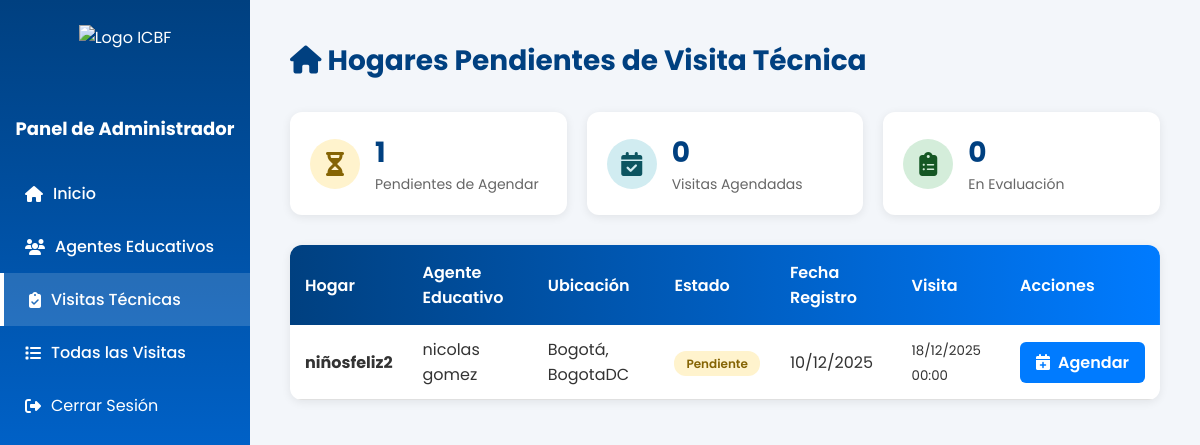
The page /visitas/hogares-pendientes/ (signed in) on the database as committed earlier.
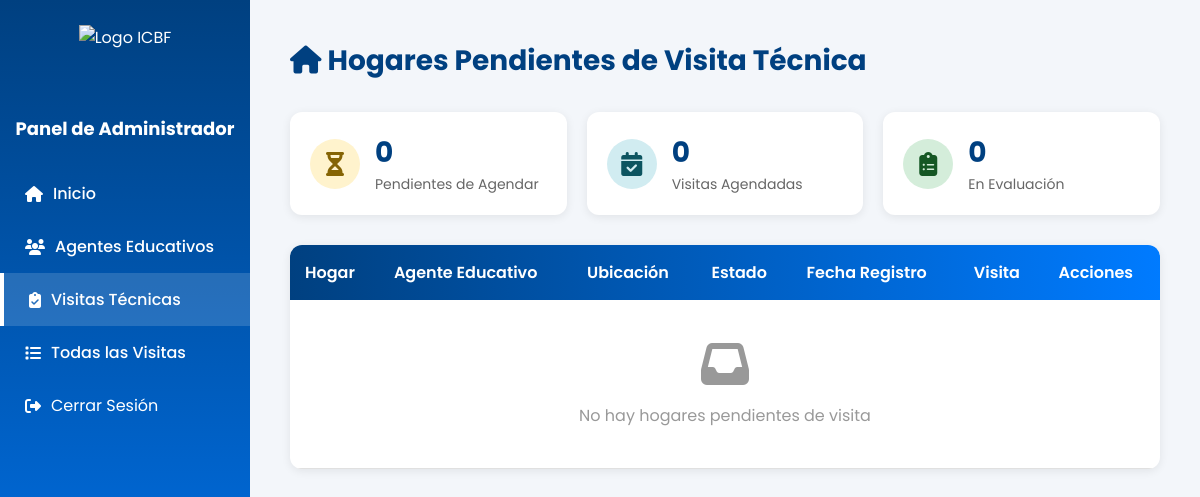
The same page on the database as committed later.
### core/models.py (models this page shows, shortened)
class HogarComunitario(models.Model):
    regional = models.ForeignKey(Regional, on_delete=models.PROTECT, related_name='hogares')
    ciudad = models.ForeignKey(Ciudad, on_delete=models.PROTECT, related_name='hogares')
    nombre_hogar = models.CharField(max_length=100)
    direccion = models.CharField(max_length=200)
    localidad = models.CharField(max_length=100, blank=True, default='')  # Mantener para hogares antiguos, se asigna en la vista
    localidad_bogota = models.ForeignKey('LocalidadBogota', on_delete=models.SET_NULL, null=True, blank=True, related_name='hogares')
    barrio = models.CharField(max_length=100, null=True, blank=True)
    estrato = models.IntegerField(null=True, blank=True)
    fecha_primera_visita = models.DateField(null=True, blank=True, help_text="Fecha programada para la primera visita técnica")
    ultima_visita = models.DateField(null=True, blank=True, help_text="Fecha de la última visita técnica realizada")
    proxima_visita = models.DateField(null=True, blank=True, help_text="Fecha programada para la próxima visita técnica (calculada automáticamente)")
    observaciones_visita = models.TextField(blank=True, help_text="Observaciones de la última visita técnica realizada")
    estado_aptitud = models.CharField(
        max_length=20,
        choices=[
            ('no_apto', 'No Apto'),
            ('apto', 'Apto'),
        ],
        default='no_apto',
        help_text="Estado de aptitud del hogar. Se actualiza a 'Apto' después de la primera visita aprobada"
    )
    area_social_m2 = models.DecimalField(max_digits=6, decimal_places=2, null=True, blank=True,
                                         help_text="Metros cuadrados del área social disponible para los niños")
    capacidad_calculada = models.IntegerField(null=True, blank=True,
                                              help_text="Capacidad calculada según área social (m²/2)")
    formulario_completo = models.BooleanField(default=False,
                                              help_text="Indica si se completó el formulario 2 de visita técnica")
    num_habitaciones = models.IntegerField(null=True, blank=True)
    num_banos = models.IntegerField(null=True, blank=True)
    material_construccion = models.TextField(null=True, blank=True)
    riesgos_cercanos = models.TextField(null=True, blank=True)
    fotos_interior = models.FileField(upload_to='hogares/fotos_interior/', null=True, blank=True)
    fotos_exterior = models.FileField(upload_to='hogares/fotos_exterior/', null=True, blank=True)
    geolocalizacion_lat = models.DecimalField(max_digits=10, decimal_places=7, null=True, blank=True)
    geolocalizacion_lon = models.DecimalField(max_digits=10, decimal_places=7, null=True, blank=True)
    tipo_tenencia = models.CharField(max_length=50, choices=[
        ('Propia', 'Propia'),
        ('Arrendada', 'Arrendada'),
        ('Comodato', 'Comodato')
    ], null=True, blank=True)
    documento_tenencia_pdf = models.FileField(upload_to='hogares/documentos_tenencia/', null=True, blank=True)
    capacidad = models.IntegerField(null=True, blank=True, help_text="Capacidad aprobada del hogar (entre 12 y 15 niños según normativa ICBF)")
    capacidad_maxima = models.IntegerField(default=15, help_text="Capacidad máxima permitida (15 niños según normativa)")
    estado = models.CharField(
        max_length=30,
        choices=[
            ('pendiente_revision', 'Pendiente de Revisión'),
            ('en_revision', 'En Revisión'),
            ('aprobado', 'Aprobado'),
            ('rechazado', 'Rechazado'),
            ('en_mantenimiento', 'En Mantenimiento'),
            ('pendiente_visita', 'Pendiente de Visita'),
            ('visita_agendada', 'Visita Agendada'),
            ('en_evaluacion', 'En Evaluación'),
            ('activo', 'Activo'),
            ('inactivo', 'Inactivo'),
        ],
        default='pendiente_revision'
    )
    madre = models.ForeignKey(MadreComunitaria, on_delete=models.PROTECT, related_name='hogares_asignados')
    fecha_registro = models.DateTimeField(auto_now_add=True)
    fecha_habilitacion = models.DateTimeField(null=True, blank=True)  # Cuando pasa a activo/aprobado
    class Meta:
        db_table = 'hogares_comunitarios'

class MadreComunitaria(models.Model):
    usuario = models.OneToOneField(Usuario, on_delete=models.CASCADE, related_name='madre_profile')
    NIVEL_ESCOLARIDAD_CHOICES = [
        ('Primaria', 'Primaria'),
        ('Bachiller', 'Bachiller'),
        ('Técnico', 'Técnico'),
        ('Tecnólogo', 'Tecnólogo'),
        ('Profesional', 'Profesional')
    ]
    nivel_escolaridad = models.CharField(max_length=100, choices=NIVEL_ESCOLARIDAD_CHOICES)
    titulo_obtenido = models.CharField(max_length=150, null=True, blank=True)
    institucion = models.CharField(max_length=150, null=True, blank=True)
    experiencia_previa = models.TextField(null=True, blank=True)
    certificado_laboral = models.FileField(upload_to='madres_documentos/certificados_laborales/', null=True, blank=True)
    no_retirado_icbf = models.BooleanField(default=False)
    carta_disponibilidad = models.FileField(upload_to='madres_documentos/disponibilidad/', null=True, blank=True)
    firma_digital = models.FileField(upload_to='madres_documentos/firmas/', null=True, blank=True)
    foto_madre = models.ImageField(upload_to='madres_documentos/fotos/', null=True, blank=True)
    documento_identidad_pdf = models.FileField(upload_to='madres_documentos/cedulas/', null=True, blank=True)
    certificado_escolaridad_pdf = models.FileField(upload_to='madres_documentos/educacion/', null=True, blank=True)
    certificado_antecedentes_pdf = models.FileField(upload_to='madres_documentos/antecedentes/', null=True, blank=True)
    certificado_medico_pdf = models.FileField(upload_to='madres_documentos/medico/', null=True, blank=True)
    certificado_residencia_pdf = models.FileField(upload_to='madres_documentos/residencia/', null=True, blank=True)
    cartas_recomendacion_pdf = models.FileField(upload_to='madres_documentos/recomendaciones/', null=True, blank=True)
    fecha_registro = models.DateTimeField(auto_now_add=True)
    class Meta:
        db_table = 'madres_comunitarias'

class Usuario(AbstractUser):
    TIPO_DOCUMENTO_CHOICES = [
        ('CC', 'Cédula de ciudadanía'),
        ('TI', 'Tarjeta de identidad'),
        ('CE', 'Cédula de extranjería'),
        ('PA', 'Pasaporte'),
    ]
    SEXO_CHOICES = [
        ('M', 'Masculino'),
        ('F', 'Femenino'),
        ('O', 'Otro'),
    ]
    username = None
    tipo_documento = models.CharField(max_length=5, choices=TIPO_DOCUMENTO_CHOICES, default='CC')
    documento = models.BigIntegerField(unique=True)
    nombres = models.CharField(max_length=50)
    apellidos = models.CharField(max_length=50)
    correo = models.EmailField(max_length=100, unique=True)
    sexo = models.CharField(max_length=1, choices=SEXO_CHOICES, default='F')
    departamento_residencia = models.ForeignKey(Departamento, on_delete=models.SET_NULL, null=True, blank=True, related_name='residentes')
    ciudad_residencia = models.ForeignKey(Municipio, on_delete=models.SET_NULL, null=True, blank=True, related_name='residentes')
    localidad_bogota = models.ForeignKey(LocalidadBogota, on_delete=models.SET_NULL, null=True, blank=True, related_name='residentes',
                                         help_text='Solo aplica si vive en Bogotá D.C.')
    direccion = models.CharField(max_length=100, null=True, blank=True)
    barrio = models.CharField(max_length=100, null=True, blank=True)
    telefono = models.CharField(max_length=20, null=True, blank=True)
    nivel_educativo = models.CharField(max_length=50, null=True, blank=True)
    rol = models.ForeignKey(Rol, on_delete=models.PROTECT, null=True)
    foto_admin = models.ImageField(upload_to=admin_upload_path, null=True, blank=True)
    fecha_creacion = models.DateTimeField(auto_now_add=True)
    fecha_actualizacion = models.DateTimeField(auto_now=True)
    EMAIL_FIELD = 'correo'
    USERNAME_FIELD = 'documento'
    REQUIRED_FIELDS = ['nombres', 'apellidos', 'correo', 'tipo_documento']
    objects = CustomUserManager()
    class Meta:
        db_table = 'usuarios'

class Ciudad(models.Model):
    nombre = models.CharField(max_length=120)
    regional = models.ForeignKey(Regional, on_delete=models.CASCADE, related_name="ciudades")

class Regional(models.Model):
    nombre = models.CharField(max_length=100, unique=True)
    class Meta:
        db_table = 'regionales'
        verbose_name = 'Regional'
        verbose_name_plural = 'Regionales'

class VisitaTecnica(models.Model):
    hogar = models.ForeignKey(
        HogarComunitario,
        on_delete=models.CASCADE,
        related_name='visitas_tecnicas'
    )
    fecha_programada = models.DateTimeField()
    visitador = models.ForeignKey(
        Usuario,
        on_delete=models.SET_NULL,
        null=True,
        blank=True,
        related_name='visitas_realizadas',
        limit_choices_to={'rol__nombre_rol': 'administrador'}
    )
    ESTADO_CHOICES = [
        ('agendada', 'Agendada'),
        ('en_proceso', 'En Proceso'),
        ('completada', 'Completada'),
        ('cancelada', 'Cancelada'),
        ('reprogramada', 'Reprogramada'),
    ]
    estado = models.CharField(max_length=20, choices=ESTADO_CHOICES, default='agendada')
    TIPO_CHOICES = [
        ('V1', 'Primera Visita - Habilitación'),
        ('V2', 'Visita de Seguimiento'),
        ('V3', 'Visita Extraordinaria'),
    ]
    tipo_visita = models.CharField(max_length=3, choices=TIPO_CHOICES, default='V1')
    observaciones_agenda = models.TextField(null=True, blank=True, help_text="Observaciones al agendar la visita")
    fecha_realizacion = models.DateTimeField(null=True, blank=True)
    correo_enviado = models.BooleanField(default=False)
    fecha_envio_correo = models.DateTimeField(null=True, blank=True)
    creado_por = models.ForeignKey(
        Usuario,
        on_delete=models.SET_NULL,
        null=True,
        related_name='visitas_creadas'
    )
    fecha_creacion = models.DateTimeField(auto_now_add=True)
    fecha_actualizacion = models.DateTimeField(auto_now=True)
    class Meta:
        db_table = 'visitas_tecnicas'
        verbose_name = 'Visita Técnica'
        verbose_name_plural = 'Visitas Técnicas'
        ordering = ['-fecha_programada']

### core/views.py (the view)
# urls.py: path('visitas/hogares-pendientes/', views.listar_hogares_pendientes_visita, name='listar_hogares_pendientes_visita'),
@login_required
def listar_hogares_pendientes_visita(request):
    hogares = HogarComunitario.objects.filter(
        estado__in=['pendiente_visita', 'visita_agendada', 'en_evaluacion']
    ).select_related(
        'madre__usuario', 'regional', 'ciudad', 'localidad_bogota'
    ).prefetch_related('visitas_tecnicas').order_by('-fecha_registro')
    paginator = Paginator(hogares, 10)
    page_number = request.GET.get('page')
    page_obj = paginator.get_page(page_number)
    context = {
        'page_obj': page_obj,
        'total_pendientes': hogares.filter(estado='pendiente_visita').count(),
        'total_agendadas': hogares.filter(estado='visita_agendada').count(),
        'total_evaluacion': hogares.filter(estado='en_evaluacion').count(),
    }
    return render(request, 'admin/visitas/listar_hogares_pendientes.html', context)

### templates/admin/visitas/listar_hogares_pendientes.html (shortened to what the changed rows need)
{% load static %}
<!DOCTYPE html>
<html lang="es">
<head>
  <link rel="stylesheet" href="https://cdnjs.cloudflare.com/ajax/libs/font-awesome/6.5.0/css/all.min.css">
</head>
<body>
  <div class="sidebar">
    <h2>Panel de Administrador</h2>
  </div>
  <div class="main">
    <header>
      <h1><i class="fas fa-home"></i> Hogares Pendientes de Visita Técnica</h1>
    </header>
    <div class="stats-cards">
      <div class="stat-card pendiente">
        <div class="info">
          <h3>{{ total_pendientes }}</h3>
          <p>Pendientes de Agendar</p>
        </div>
      </div>
    </div>
    <div class="table-container">
      <table>
        <thead>
          <tr>
            <th>Hogar</th>
            <th>Agente Educativo</th>
            <th>Ubicación</th>
            <th>Estado</th>
            <th>Fecha Registro</th>
            <th>Visita</th>
            <th>Acciones</th>
          </tr>
        </thead>
        <tbody>
          {% for hogar in page_obj %}
          <tr>
            <td><strong>{{ hogar.nombre_hogar }}</strong></td>
            <td>{{ hogar.madre.usuario.nombres }} {{ hogar.madre.usuario.apellidos }}</td>
            <td>
              {{ hogar.ciudad.nombre }}, {{ hogar.regional.nombre }}
            </td>
            <td>
              {% if hogar.estado == 'pendiente_visita' %}
                <span class="badge pendiente">Pendiente</span>
              {% elif hogar.estado == 'visita_agendada' %}
                <span class="badge agendada">Agendada</span>
              {% elif hogar.estado == 'en_evaluacion' %}
                <span class="badge evaluacion">En Evaluación</span>
              {% endif %}
            </td>
            <td>{{ hogar.fecha_registro|date:"d/m/Y" }}</td>
            <td>
              {% with hogar.visitas_tecnicas.first as ultima_visita %}
                {% if ultima_visita %}
                  <small>{{ ultima_visita.fecha_programada|date:"d/m/Y H:i" }}</small>
                {% else %}
                  <small style="color:#999;">Sin agendar</small>
                {% endif %}
              {% endwith %}
            </td>
            <td>
              {% if hogar.estado == 'pendiente_visita' %}
                <a href="{% url 'agendar_visita_tecnica' hogar.id %}" class="btn btn-primary">
                  <i class="fas fa-calendar-plus"></i> Agendar
                </a>
              {% elif hogar.estado == 'visita_agendada' %}
                {% with hogar.visitas_tecnicas.first as visita %}
                  <a href="{% url 'crear_acta_visita' visita.id %}" class="btn btn-success">
                    <i class="fas fa-file-alt"></i> Crear Acta
                  </a>
                {% endwith %}
              {% elif hogar.estado == 'en_evaluacion' %}
                {% with hogar.visitas_tecnicas.first as visita %}
                  <a href="{% url 'ver_acta_visita' visita.acta.id %}" class="btn btn-success">
                    <i class="fas fa-eye"></i> Ver Acta
                  </a>
                {% endwith %}
              {% endif %}
            </td>
          </tr>
          {% empty %}
          <tr>
            <td colspan="7" style="text-align:center;padding:40px;color:#999;">
              <i class="fas fa-inbox" style="font-size:48px;margin-bottom:15px;display:block;"></i>
              No hay hogares pendientes de visita
            </td>
          </tr>
          {% endfor %}
        </tbody>
      </table>
    </div>
  </div>
</body>
</html>

Rows that differ between the two databases and show on the page:
no longer on this page (row edited): HogarComunitario: nombre_hogar "niñosfeliz2", madre.usuario.nombres "nicolas", madre.usuario.apellidos "gomez", ciudad.nombre "Bogotá", regional.nombre "BogotaDC", estado "Pendiente", fecha_registro "10/12/2025", visitas_tecnicas.first.fecha_programada "18/12/2025 00:00"
Other text that changed with them:
{{ total_pendientes }}: "1" → "0"
text now shown: "No hay hogares pendientes de visita"
